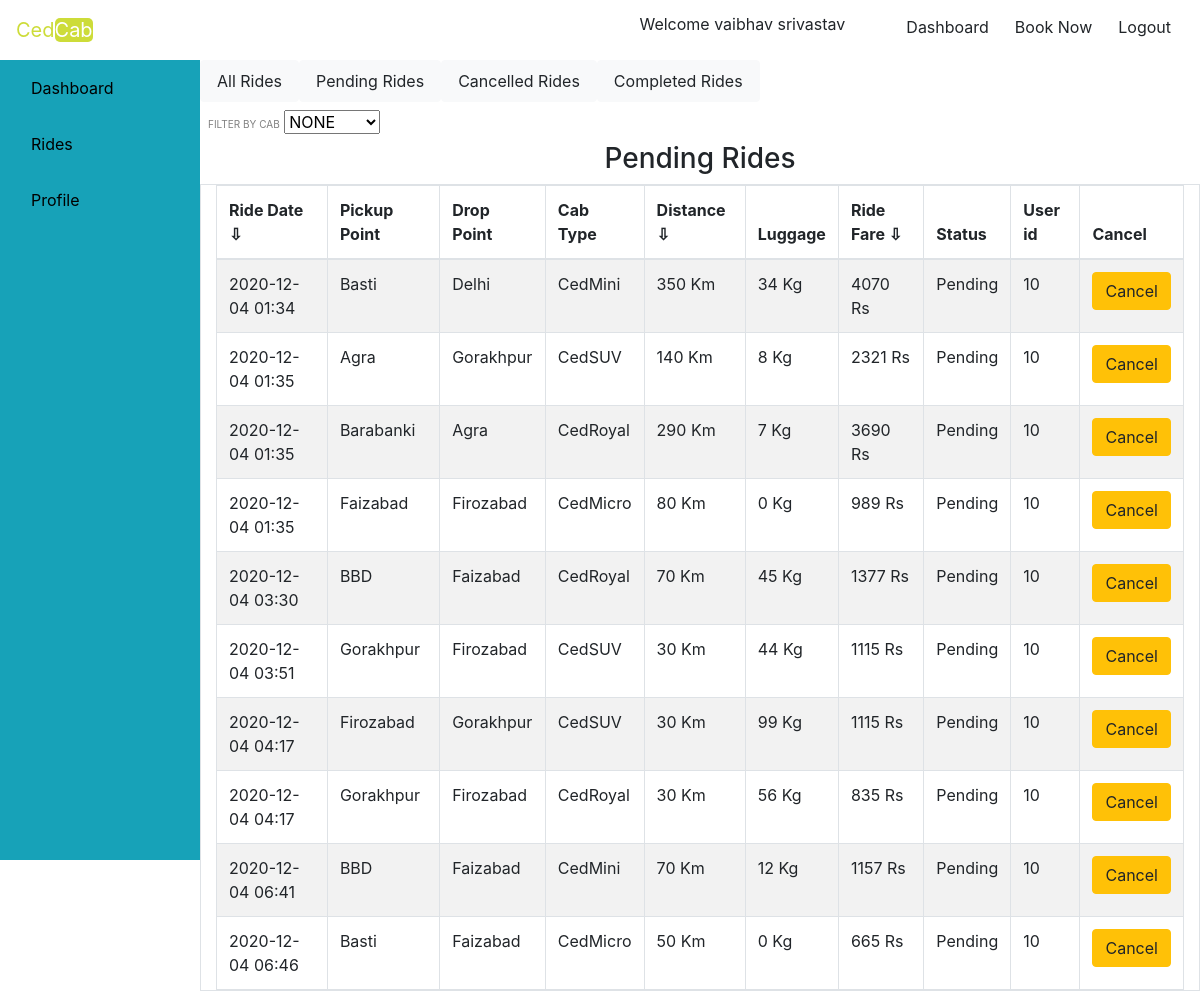
Screenshot of /upenride.php (signed in) with the database file from the repository.
### tables this page shows
CREATE TABLE `ride` (
  `ride_id` int(11) NOT NULL,
  `ride_date` varchar(20) NOT NULL,
  `from_distance` varchar(50) NOT NULL,
  `to_distance` varchar(50) NOT NULL,
  `cab_type` varchar(20) NOT NULL,
  `total_distance` varchar(50) NOT NULL,
  `luggage` varchar(50) NOT NULL,
  `total_fare` varchar(50) NOT NULL,
  `status` int(1) NOT NULL,
  `customer_user_id` int(50) NOT NULL
);

### dbcon.php (called while the page is built, shortened)
<?php
    class dbcon
    {
    function __construct(){
    $this->conn = new mysqli("localhost", "root", "", "cedcab");
    }
    }
    ?>

### user.php (called while the page is built, shortened)
<?php
require('dbcon.php');
class user{
    function penride($id,$conn)
    {
        $sql = "SELECT * FROM ride WHERE status=1 AND customer_user_id='$id'";
        $result = $conn->query($sql);
        $appr=array();
        while($row = $result->fetch_assoc()){
            array_push($appr, $row);
        }
        return $appr;
    }
}
?>

### upenride.php (the view, shortened to what this page needs)
<?php
if($_SESSION['userdata']['is_admin']==1)
{
include('header.php');
include('adminwrk.php');
 ?>
<header>
      <nav  class="navbar navbar-expand-lg">
          <a class="navbar-brand nos" href="#">Ced<span class="gree">Cab</span></a>
          <button class="navbar-toggler" type="button" data-toggle="collapse" data-target="#navbarSupportedContent" aria-controls="navbarSupportedContent" aria-expanded="false" aria-label="Toggle navigation">
              <span><i class="fas fa-bars logo text-dark"></i></span>
            </button>
            <div class="collapse navbar-collapse" id="navbarSupportedContent">
              <ul class="navbar-nav ml-auto">
                  <li class="nav-item rbtn">
                      <a class="btn" href="admin.php">Dashboard</a>
                      <a class="btn" href="logout.php">Logout</a>
                  </li>
              </ul>
          </div>
      </nav>
  </header>
  <?php
    echo '<h1 class="text-center text-weight-bold text-dark">ADMIN can not Enter User Area</h1>';
}
else {
include('user.php');
include('header.php');
include('navs.php');
include('ussidebar.php');
?>
<nav class="nav nav-pills nav-justified col-sm-10">
    <a class="nav-link btn btn-light " href="usrride.php" >All Rides</a>
    <a class="nav-link btn btn-light " href="upenride.php">Pending Rides</a>
    <a class="nav-link btn btn-light " href="ucanride.php">Cancelled Rides</a>
    <a class="nav-link btn btn-light " href="ucomride.php">Completed Rides</a>
  </nav>
<div id="drp" class="row p-2">
  <div class="mr-2" id="cfilt" >
  <label for="filter">FILTER BY CAB</label>
  <select name="cfil" id="cfil">
  <option value="" selected>NONE</option>
  </select>
  </div>
</div>
<div id="penru">
<h3 class="text-center">Pending Rides</h3>
  <table id='tbl2' class="container-fluid col-lg-10 mr-lg-2 table table-responsive table-hover table-bordered table-striped">
      <thead>
          <th onclick="sortTable(0,tbl2)">Ride Date ⇩</th>
          <th>Pickup Point</th>
          <th>Drop Point</th>
          <th>Cab Type</th>
          <th onclick="sortTablen(4,tbl2)">Distance ⇩</th>
          <th>Luggage</th>
          <th onclick="sortTablen(6,tbl2)">Ride Fare ⇩</th>
          <th>Status</th>
          <th>User id</th>
          <th>Cancel</th>
      </thead>
      <tbody id="tbl2c">
      <?php
          $id=$_SESSION['userdata']['user_id'];
          $adm = new user();
          $admc = new dbcon();
          $showp = $adm->penride($id,$admc->conn);
          foreach($showp as $key=>$val)
          {
            echo "<tr><td>".$val['ride_date']."</td><td>".$val['from_distance']."</td><td>".$val['to_distance']."</td><td>".$val['cab_type']."</td><td>".$val['total_distance']." Km</td><td>".$val['luggage']." Kg</td><td>".$val['total_fare']." Rs</td><td>";
              echo "Pending</td>";
            echo  "<td>".$val['customer_user_id']."</td>";
            if($val['status']==1)
            {
              echo "<td><a class='btn btn-warning' href='upenride.php?action=blk&id=".$val['ride_id']."'>Cancel</a></td>";
            }
            else{
              echo "<td><a class='btn btn-warning disabled' >Cancel</a></td>";
            }
          }
      ?>
      </tbody>
  </table>
</div>
<?php include('adfoot.php');} ?>

### header.php (shortened to what this page needs)
<!doctype html>
<html lang="en">
  <head>
    <link rel="stylesheet" href="https://stackpath.bootstrapcdn.com/bootstrap/4.3.1/css/bootstrap.min.css">
    <link rel="stylesheet" href="style.css">
  </head>

### navs.php (shortened to what this page needs)
<header>
    <nav  class="navbar navbar-expand-lg">
        <a class="navbar-brand nos" href="indexlog.php">Ced<span class="gree">Cab</span></a>
        <div class="collapse navbar-collapse" id="navbarSupportedContent">
            <ul class="navbar-nav ml-auto">
                <li class="nav-item mr-5">
                    <p class="mt-1">Welcome <?php echo $_SESSION['userdata']['username'] ?></p>
                </li>
                <li class="nav-item rbtn ">
                    <a class="btn" href="dash.php">Dashboard</a>
                </li>
                <li class="nav-item rbtn ">
                    <a class="btn" href="indexlog.php">Book Now</a>
                </li>
                <li class="nav-item rbtn">
                    <a class="btn" href="logout.php">Logout</a>
                </li>
            </ul>
        </div>
    </nav>
</header>

### ussidebar.php
<div class="sidebar col-lg-2 bg-info container-fluid float-left">
    <a href="dash.php">Dashboard</a>
    <a href="usrride.php">Rides</a>
    <a href="usrprofile.php">Profile</a>
  </div>

### adfoot.php (shortened to what this page needs)
</body>
</html>

### style.css (style rules this page uses)
.gree { background-color: #CDDC39; color: white; border-radius: 5px; }
.nos { color: #CDDC39; }
label { font-size: 10px; margin: auto; padding: auto; color: grey; }
th { cursor: pointer; }
.sidebar { background-color: #f1f1f1; height: 800px; width: 200px; overflow: auto; }
.sidebar a { display: block; color: black; padding: 16px; text-decoration: none; }

### rows the page displays
ride: ride_date "2020-12-04 01:34", from_distance "Basti", to_distance "Delhi", cab_type "CedMini", total_distance "350", luggage "34", total_fare "4070", customer_user "10"
ride: ride_date "2020-12-04 01:35", from_distance "Agra", to_distance "Gorakhpur", cab_type "CedSUV", total_distance "140", luggage "8", total_fare "2321", customer_user "10"
ride: ride_date "2020-12-04 01:35", from_distance "Barabanki", to_distance "Agra", cab_type "CedRoyal", total_distance "290", luggage "7", total_fare "3690", customer_user "10"
ride: ride_date "2020-12-04 01:35", from_distance "Faizabad", to_distance "Firozabad", cab_type "CedMicro", total_distance "80", luggage "0", total_fare "989", customer_user "10"
ride: ride_date "2020-12-04 03:30", from_distance "BBD", to_distance "Faizabad", cab_type "CedRoyal", total_distance "70", luggage "45", total_fare "1377", customer_user "10"
ride: ride_date "2020-12-04 03:51", from_distance "Gorakhpur", to_distance "Firozabad", cab_type "CedSUV", total_distance "30", luggage "44", total_fare "1115", customer_user "10"
ride: ride_date "2020-12-04 04:17", from_distance "Firozabad", to_distance "Gorakhpur", cab_type "CedSUV", total_distance "30", luggage "99", total_fare "1115", customer_user "10"
ride: ride_date "2020-12-04 04:17", from_distance "Gorakhpur", to_distance "Firozabad", cab_type "CedRoyal", total_distance "30", luggage "56", total_fare "835", customer_user "10"
ride: ride_date "2020-12-04 06:41", from_distance "BBD", to_distance "Faizabad", cab_type "CedMini", total_distance "70", luggage "12", total_fare "1157", customer_user "10"
ride: ride_date "2020-12-04 06:46", from_distance "Basti", to_distance "Faizabad", cab_type "CedMicro", total_distance "50", luggage "0", total_fare "665", customer_user "10"

### other values shown
$_SESSION['userdata']['username'] "vaibhav srivastav"
